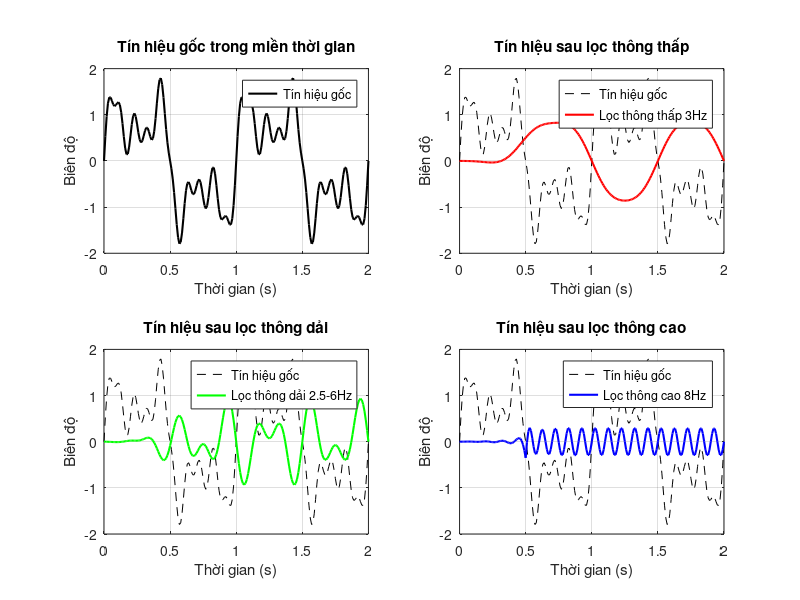
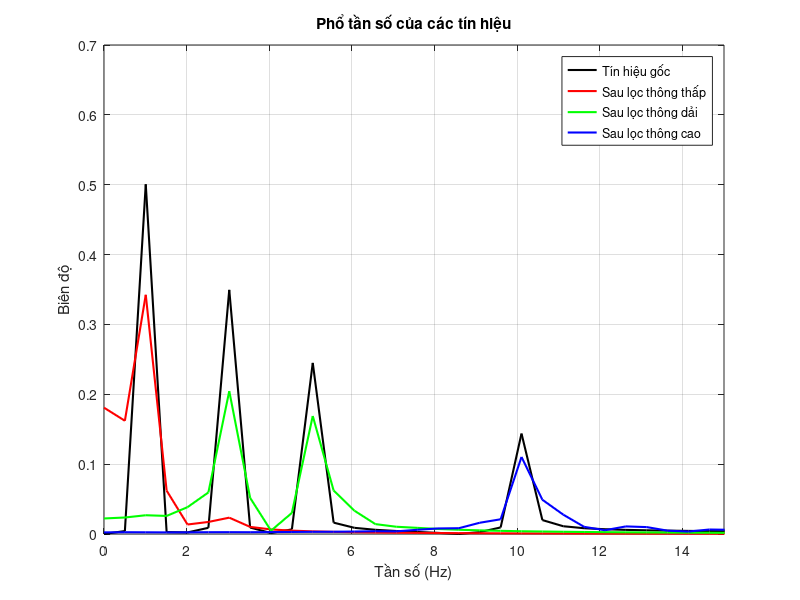

The MATLAB source for these figures, in order:
% Các thông số
fs = 100;  % Tần số lấy mẫu (Hz)
t = 0:1/fs:2;  % Thời gian từ 0-2s

% Tạo tín hiệu đầu vào với 4 tần số khác nhau
f = [1 3 5 10];  % Các tần số (Hz)
A = [1 0.7 0.5 0.3];  % Biên độ tương ứng
x = A(1)*sin(2*pi*f(1)*t) + A(2)*sin(2*pi*f(2)*t) + ...
    A(3)*sin(2*pi*f(3)*t) + A(4)*sin(2*pi*f(4)*t);

% Thiết kế các bộ lọc FIR
nyq = fs/2;  % Tần số Nyquist
numtaps = 101;  % Số hệ số của bộ lọc

% Tạo bộ lọc thông thấp (cutoff = 3Hz)
h_low = fir1(numtaps-1, 2/nyq, 'low');

% Tạo bộ lọc thông dải (2.5-6Hz)
h_band = fir1(numtaps-1, [2.5 6]/nyq, 'bandpass');

% Tạo bộ lọc thông cao (8Hz)
h_high = fir1(numtaps-1, 8/nyq, 'high');

% Lọc tín hiệu
y_low = filter(h_low, 1, x);
y_band = filter(h_band, 1, x);
y_high = filter(h_high, 1, x);

% Tính phổ tần số
NFFT = length(t);
freq = linspace(0, fs/2, NFFT/2);
f_x = abs(fft(x, NFFT));
f_low = abs(fft(y_low, NFFT));
f_band = abs(fft(y_band, NFFT));
f_high = abs(fft(y_high, NFFT));

% Chuẩn hóa phổ và lấy nửa phổ dương
f_x = f_x(1:NFFT/2)/NFFT;
f_low = f_low(1:NFFT/2)/NFFT;
f_band = f_band(1:NFFT/2)/NFFT;
f_high = f_high(1:NFFT/2)/NFFT;

% Vẽ đồ thị
figure('Position', [100 100 1200 800]);

% Đồ thị tín hiệu thời gian
subplot(2,2,1);
plot(t, x, 'k-', 'LineWidth', 1.5, 'DisplayName', 'Tín hiệu gốc');
grid on;
legend('Location', 'best');
xlabel('Thời gian (s)');
ylabel('Biên độ');
title('Tín hiệu gốc trong miền thời gian');

% Đồ thị sau lọc thông thấp
subplot(2,2,2);
plot(t, x, 'k--', 'DisplayName', 'Tín hiệu gốc');
hold on;
plot(t, y_low, 'r-', 'LineWidth', 1.5, 'DisplayName', 'Lọc thông thấp 3Hz');
grid on;
legend('Location', 'best');
xlabel('Thời gian (s)');
ylabel('Biên độ');
title('Tín hiệu sau lọc thông thấp');

% Đồ thị sau lọc thông dải
subplot(2,2,3);
plot(t, x, 'k--', 'DisplayName', 'Tín hiệu gốc');
hold on;
plot(t, y_band, 'g-', 'LineWidth', 1.5, 'DisplayName', 'Lọc thông dải 2.5-6Hz');
grid on;
legend('Location', 'best');
xlabel('Thời gian (s)');
ylabel('Biên độ');
title('Tín hiệu sau lọc thông dải');

% Đồ thị sau lọc thông cao
subplot(2,2,4);
plot(t, x, 'k--', 'DisplayName', 'Tín hiệu gốc');
hold on;
plot(t, y_high, 'b-', 'LineWidth', 1.5, 'DisplayName', 'Lọc thông cao 8Hz');
grid on;
legend('Location', 'best');
xlabel('Thời gian (s)');
ylabel('Biên độ');
title('Tín hiệu sau lọc thông cao');

% Tạo figure mới cho phổ tần số
figure('Position', [100 100 1200 800]);

% Đồ thị phổ tần số của tất cả các tín hiệu
plot(freq, f_x, 'k-', 'LineWidth', 1.5, 'DisplayName', 'Tín hiệu gốc');
hold on;
plot(freq, f_low, 'r-', 'LineWidth', 1.5, 'DisplayName', 'Sau lọc thông thấp');
plot(freq, f_band, 'g-', 'LineWidth', 1.5, 'DisplayName', 'Sau lọc thông dải');
plot(freq, f_high, 'b-', 'LineWidth', 1.5, 'DisplayName', 'Sau lọc thông cao');
grid on;
legend('Location', 'best');
xlabel('Tần số (Hz)');
ylabel('Biên độ');
title('Phổ tần số của các tín hiệu');

% Giới hạn trục x để dễ quan sát
xlim([0 15]);

% Điều chỉnh màu nền
set(gcf, 'Color', 'w');